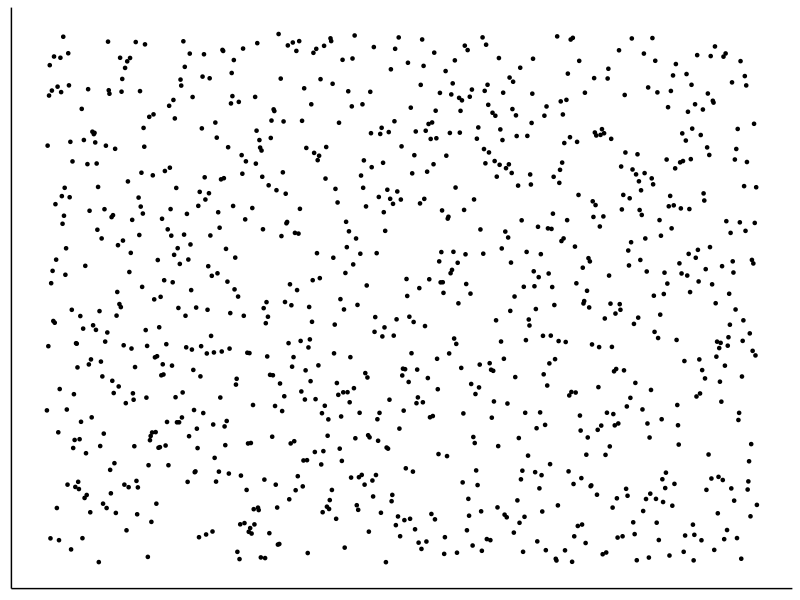
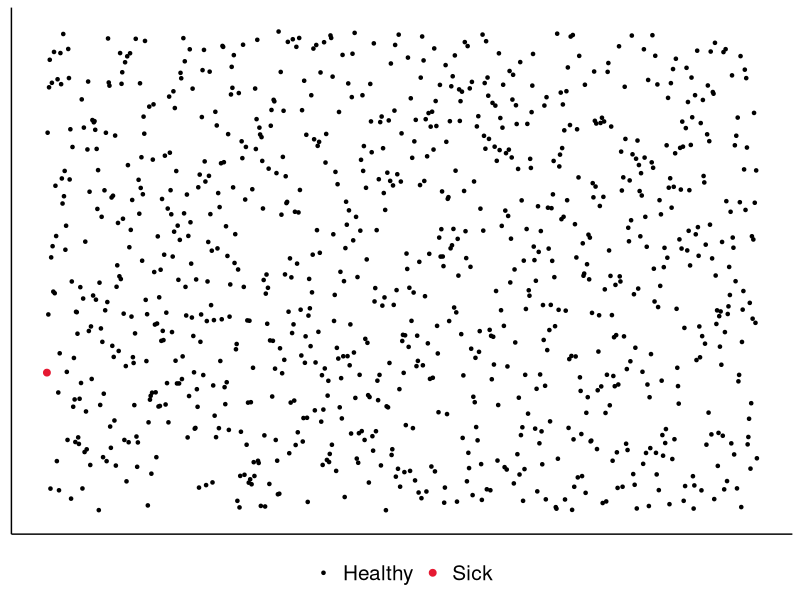
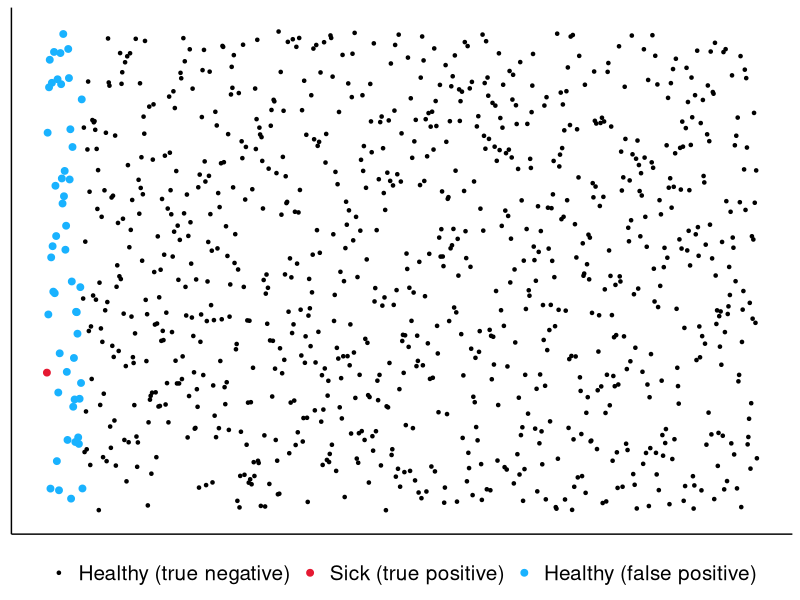
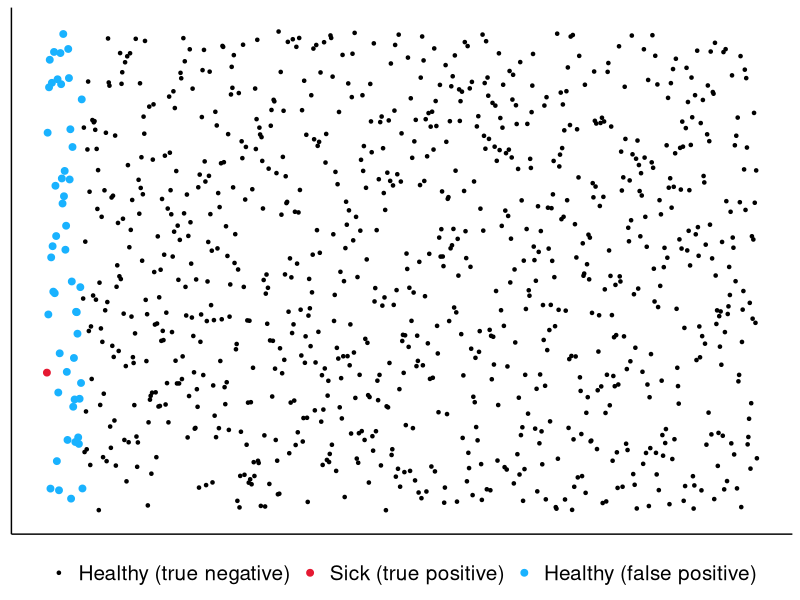
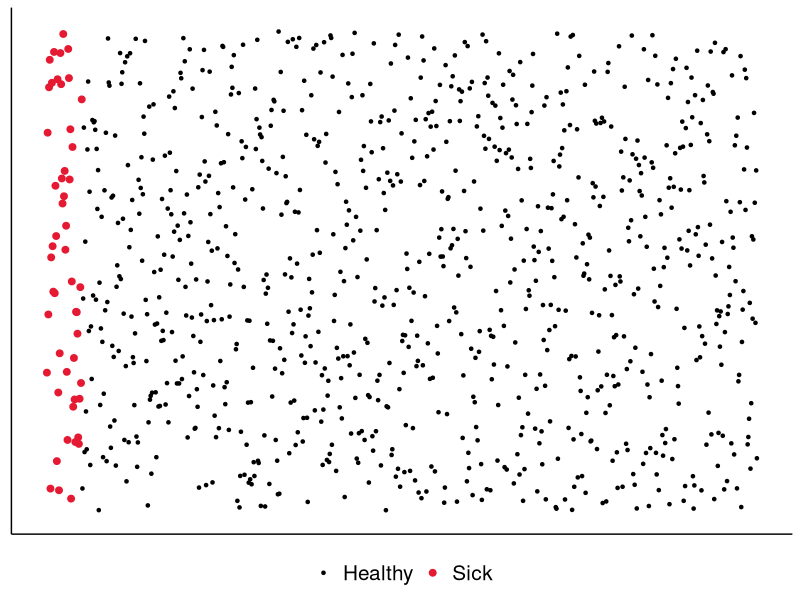
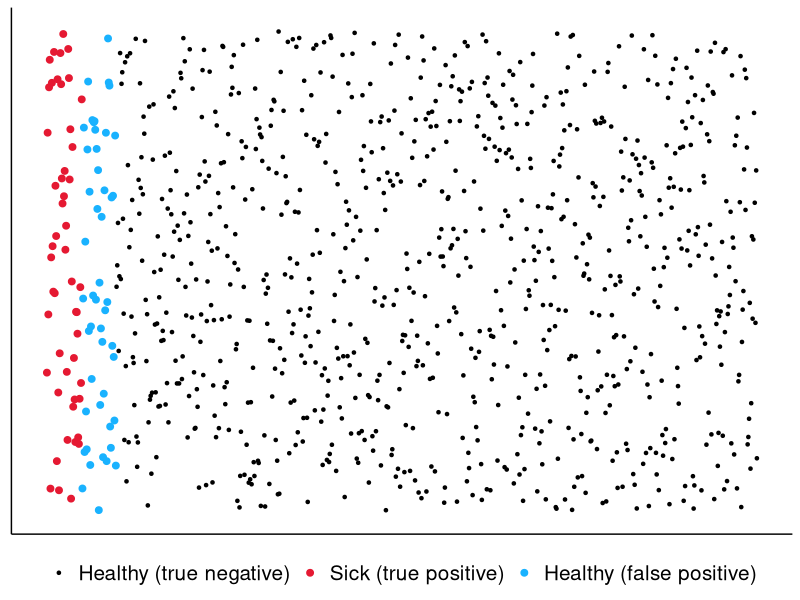
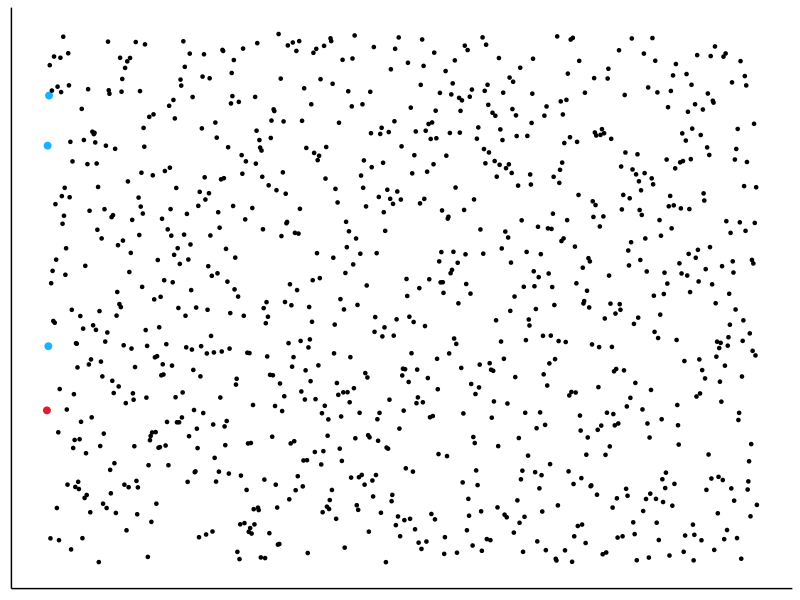
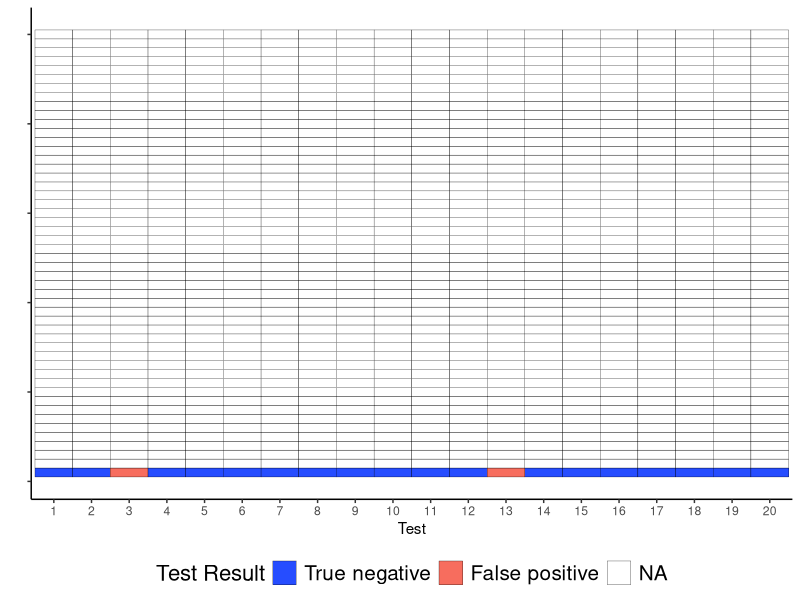

Reproduce these figures in R, in order.
## ---- chunk 1
library(tidyverse)
set.seed(123)
rand_nums = runif(1000, 0, 20)
x = seq(1,1000,1)

color_ind = c(1, rep(0, 999))

df = bind_cols(y = rand_nums, x = x) 

df %>% 
  ggplot(aes(x = x, y = y)) + 
  geom_point(size = .9) + 
  theme_classic()+
  theme(axis.text = element_blank(),
        axis.title = element_blank(),
        axis.ticks = element_blank())

  
## ---- chunk 2
color_ind2 = c(1, rep(0, 999))
df %>% 
  bind_cols(color = color_ind2) %>% 
  ggplot(aes(x = x, y = y, color = as.factor(color), size = as.factor(color))) + 
  geom_point() + 
  scale_color_manual(values = c("0" = "black", "1" = "#E51932"), labels = c("Healthy", "Sick"))+
  scale_size_manual(values = c("1"= 2, "0" = .9), labels = c("Healthy", "Sick"))+
  theme_classic()+
  theme(axis.text = element_blank(),
        axis.title = element_blank(),
        axis.ticks = element_blank(),
        legend.position = "bottom",
        legend.title = element_blank(),
        legend.text = element_text(size = 15))


## ---- chunk 3
color_ind2 = c(1, rep(2, 50), rep(0, 949))
df %>% 
  bind_cols(color = color_ind2) %>% 
  ggplot(aes(x = x, y = y, color = as.factor(color), size = as.factor(color))) + 
  geom_point() + 
  scale_color_manual(values = c("0" = "black", "1" = "#E51932", "2" = "#19B2FF"),
                     labels = c("Healthy (true negative)", "Sick (true positive)", "Healthy (false positive)"))+
  scale_size_manual(values = c("0" = 0.9, "1" = 2, "2" = 2),
                    labels = c("Healthy (true negative)", "Sick (true positive)", "Healthy (false positive)"))+
  theme_classic()+
  theme(axis.text = element_blank(),
        axis.title = element_blank(),
        axis.ticks = element_blank(),
        legend.position = "bottom",
        legend.title = element_blank(),
        legend.text = element_text(size = 15))

## ---- chunk 4
color_ind2 = c(1, rep(2, 50), rep(0, 949))
df %>% 
  bind_cols(color = color_ind2) %>% 
  ggplot(aes(x = x, y = y, color = as.factor(color), size = as.factor(color))) + 
  geom_point() + 
  scale_color_manual(values = c("0" = "black", "1" = "#E51932", "2" = "#19B2FF"),
                     labels = c("Healthy (true negative)", "Sick (true positive)", "Healthy (false positive)"))+
  scale_size_manual(values = c("0" = 0.9, "1" = 2, "2" = 2),
                    labels = c("Healthy (true negative)", "Sick (true positive)", "Healthy (false positive)"))+
  theme_classic()+
  theme(axis.text = element_blank(),
        axis.title = element_blank(),
        axis.ticks = element_blank(),
        legend.position = "bottom",
        legend.title = element_blank(),
        legend.text = element_text(size = 15))

## ---- chunk 5

color_ind2 = c(rep(1, 50), rep(0, 950))
df %>% 
  bind_cols(color = color_ind2) %>% 
  ggplot(aes(x = x, y = y, color = as.factor(color), size = as.factor(color))) + 
  geom_point() + 
  scale_color_manual(values = c("0" = "black", "1" = "#E51932"),
                     labels = c("Healthy", "Sick"))+
  scale_size_manual(values = c("1"= 2, "0" = .9),
                    labels = c("Healthy", "Sick"))+
  theme_classic()+
 theme(axis.text = element_blank(),
        axis.title = element_blank(),
        axis.ticks = element_blank(),
        legend.position = "bottom",
        legend.title = element_blank(),
        legend.text = element_text(size = 15))

  

## ---- chunk 6

color_ind2 = c(rep(1, 50), rep(2, 48), rep(0, 902))
df %>% 
  bind_cols(color = color_ind2) %>% 
  ggplot(aes(x = x, y = y, color = as.factor(color), size = as.factor(color))) + 
  geom_point() + 
  scale_color_manual(values = c("0" = "black", "1" = "#E51932", "2" = "#19B2FF"),
                     labels = c("Healthy (true negative)", "Sick (true positive)", "Healthy (false positive)"))+
  scale_size_manual(values = c("0" = 0.9, "1" = 2, "2" = 2),
                    labels = c("Healthy (true negative)", "Sick (true positive)", "Healthy (false positive)"))+
  theme_classic()+
   theme(axis.text = element_blank(),
        axis.title = element_blank(),
        axis.ticks = element_blank(),
        legend.position = "bottom",
        legend.title = element_blank(),
        legend.text = element_text(size = 15))

## ---- chunk 7

color_ind2 = c(rep(1, 1), rep(2, 3), rep(0, 996))
df %>% 
  bind_cols(color = color_ind2) %>% 
  ggplot(aes(x = x, y = y, color = as.factor(color), size = as.factor(color))) + 
  geom_point() + 
  scale_color_manual(values = c("0" = "black", "1" = "#E51932", "2" = "#19B2FF"),
                     labels = c("Healthy (true negative)", "Sick (true positive)", "Healthy (false positive)"))+
  scale_size_manual(values = c("0" = 0.9, "1" = 2, "2" = 2),
                    labels = c("Healthy (true negative)", "Sick (true positive)", "Healthy (false positive)"))+
  theme_classic()+
  theme(axis.text = element_blank(),
        axis.title = element_blank(),
        axis.ticks = element_blank(),
        legend.position = "none")

## ---- chunk 8
set.seed(123)
df2 = 
  replicate(n = 50, rbernoulli(20, 0.05)) %>% t() %>% as.data.frame() %>% 
  mutate(id = seq(1,50,1)) %>% 
  pivot_longer(cols = -id) 
  

df2 %>% 
  mutate(value = ifelse(id==1, value, NA)) %>% 
  ggplot(aes(y = id, x = name))+
  geom_tile(aes(fill = value), col = "black")+
  theme_classic()+
  scale_x_discrete(labels=seq(1,20,1))+
  theme(axis.text.y = element_blank(),
        legend.position= "bottom",
        legend.text = element_text(size = 15),
        legend.title = element_text(size = 16))+
  labs(x = "Test", y = "")+
  scale_fill_manual(values = c("FALSE" = "#264DFF", "TRUE" = "#F76D5E"),
                    na.value = "#FFFFFF", 
                    name = "Test Result", labels = c("True negative", "False positive"))


## ---- chunk 9
df2 %>% 
  mutate(value = ifelse(id%in%c(1:2), value, NA)) %>% 
  ggplot(aes(y = id, x = name))+
  geom_tile(aes(fill = value), col = "black")+
  theme_classic()+
  scale_x_discrete(labels=seq(1,20,1))+
  theme(axis.text.y = element_blank(),
        legend.position= "bottom",
         legend.text = element_text(size = 15),
        legend.title = element_text(size = 16))+
  labs(x = "Test", y = "")+
  scale_fill_manual(values = c("FALSE" = "#264DFF", "TRUE" = "#F76D5E"),
                    na.value = "#FFFFFF", 
                    name = "Test Result", labels = c("True negative", "False positive"))
## ---- chunk 10
df2 %>% 
  mutate(value = ifelse(id%in%c(1:3), value, NA)) %>% 
  ggplot(aes(y = id, x = name))+
  geom_tile(aes(fill = value), col = "black")+
  theme_classic()+
  scale_x_discrete(labels=seq(1,20,1))+
  theme(axis.text.y = element_blank(),
        legend.position= "bottom",
         legend.text = element_text(size = 15),
        legend.title = element_text(size = 16))+
  labs(x = "Test", y = "")+
  scale_fill_manual(values = c("FALSE" = "#264DFF", "TRUE" = "#F76D5E"),
                    na.value = "#FFFFFF", 
                    name = "Test Result", labels = c("True negative", "False positive"))
## ---- chunk 11
df2 %>% 
  mutate(value = ifelse(id%in%c(1:5), value, NA)) %>% 
  ggplot(aes(y = id, x = name))+
  geom_tile(aes(fill = value), col = "black")+
  theme_classic()+
  scale_x_discrete(labels=seq(1,20,1))+
  theme(axis.text.y = element_blank(),
        legend.position= "bottom",
         legend.text = element_text(size = 15),
        legend.title = element_text(size = 16))+
  labs(x = "Test", y = "")+
  scale_fill_manual(values = c("FALSE" = "#264DFF", "TRUE" = "#F76D5E"),
                    na.value = "#FFFFFF", 
                    name = "Test Result", labels = c("True negative", "False positive"))
## ---- chunk 12
df2 %>% 
  ggplot(aes(y = id, x = name))+
  geom_tile(aes(fill = value), col = "black")+
  theme_classic()+
  scale_x_discrete(labels=seq(1,20,1))+
  theme(axis.text.y = element_blank(),
        legend.position= "bottom",
         legend.text = element_text(size = 15),
        legend.title = element_text(size = 16))+
  labs(x = "Test", y = "")+
  scale_fill_manual(values = c("FALSE" = "#264DFF", "TRUE" = "#F76D5E"),
                    na.value = "#FFFFFF", 
                    name = "Test Result", labels = c("True negative", "False positive"))
## ---- chunk 13

set.seed(123)
sample = 
  bind_cols(men = rnorm(10, mean = 27, sd = 5),
            women = rnorm(10, mean = 22.5, sd = 4),
            n = rep(10, 10)) %>% 
  bind_rows(bind_cols(men = rnorm(50, mean = 27, sd = 5),
            women = rnorm(50, mean = 22.5, sd = 4),
            n = rep(50, 50))) %>% 
  bind_rows(bind_cols(men = rnorm(100, mean = 27, sd = 5),
            women = rnorm(100, mean = 22.5, sd = 4),
            n = rep(100, 100))) %>% 
  bind_rows(bind_cols(men = rnorm(200, mean = 27, sd = 5),
            women = rnorm(200, mean = 22.5, sd = 4),
            n = rep(200, 200))) %>% 
  bind_rows(bind_cols(men = rnorm(1000, mean = 27, sd = 5),
            women = rnorm(1000, mean = 22.5, sd = 4),
            n = rep(1000, 1000)))
labs = paste("n =", c(10, 50, 100, 200, 1000))
names(labs) = c(10,50,100,200,1000)

pvals = 
  sample %>% 
  group_by(n) %>% 
  summarize(p = format.pval(t.test(men, women)$p.value, digits = 2))
sample %>% 
  pivot_longer(men:women) %>% 
  ggplot(aes(x = value))+
  geom_density(aes(fill = name, color = name), alpha = .8)+
  facet_wrap(.~n, nrow = 1, labeller = labeller(n = labs))+
  theme_bw()+
  scale_color_manual(values = c("men" = "#FF7F00", "women" = "#654CFF"),
                     labels = c("Men: mean = 27.5mm", "Women: mean = 22mm"),
                     name = "")+
   scale_fill_manual(values = c("men" = "#FF7F00", "women" = "#654CFF"),
                     labels = c("Men: mean = 27.5mm", "Women: mean = 22mm"),
                     name = "")+
  theme(legend.position = "bottom",
        legend.text = element_text(size = 15),
        strip.text = element_text(size = 15),
        axis.title = element_text(size = 16))+
  labs(x = "Aneurysm Diameter (mm)", y = "Density")+
  geom_label(data = pvals, aes(x = 25, y = .12, label = paste0("p = ", p)))
  

## ---- chunk 14
set.seed(123)

df = bind_cols(men = rnorm(1000, mean = 22, sd = 2),
            women = rnorm(1000, mean = 22.5, sd = 2))
p = format.pval(t.test(df$men, df$women)$p.value, digits = 2)
df %>% 
  pivot_longer(cols = everything()) %>% 
  ggplot(aes(x = value))+
  geom_density(aes(fill = name, color = name), alpha = .8)+
  # facet_wrap(.~n, nrow = 1, labeller = labeller(n = labs))+
  theme_bw()+
  scale_color_manual(values = c("men" = "#860086", "women" = "#008600"),
                     labels = c("Group 1: mean = 22mm", "Group 2: mean = 22.5mm"),
                     name = "")+
   scale_fill_manual(values = c("men" = "#860086", "women" = "#008600"),
                      labels = c("Group 1: mean = 22mm", "Group 2: mean = 22.5mm"),
                     name = "")+
  theme(legend.position = "bottom",
        legend.text = element_text(size = 15),
        strip.text = element_text(size = 15),
        axis.title = element_text(size = 16),
        plot.title = element_text(size = 16))+
  labs(x = "Aneurysm Diameter (mm)", y = "Density", title = paste0("P value = ", p))+
  scale_x_continuous(breaks=seq(15,30,2))
  # geom_label(data = pvals, aes(x = 25, y = .12, label = paste0("p = ", p)))

## ---- chunk 15
set.seed(123)
df = bind_cols(men = rnorm(50, mean = 22, sd = 8),
            women = rnorm(50, mean = 27, sd = 8))
p = format.pval(t.test(df$men, df$women)$p.value, digits = 2)
df %>% 
  pivot_longer(cols = everything()) %>% 
  ggplot(aes(x = value))+
  geom_density(aes(fill = name, color = name), alpha = .8)+
  # facet_wrap(.~n, nrow = 1, labeller = labeller(n = labs))+
  theme_bw()+
  scale_color_manual(values = c("men" = "#860086", "women" = "#008600"),
                     labels = c("Group 1: mean = 22mm", "Group 2: mean = 27mm"),
                     name = "")+
   scale_fill_manual(values = c("men" = "#860086", "women" = "#008600"),
                      labels = c("Group 1: mean = 22mm", "Group 2: mean = 27mm"),
                     name = "")+
  theme(legend.position = "bottom",
        legend.text = element_text(size = 15),
        strip.text = element_text(size = 15),
        axis.title = element_text(size = 16),
        plot.title = element_text(size = 16))+
  labs(x = "Aneurysm Diameter (mm)", y = "Density", title = paste0("P value = ", p))+
  scale_x_continuous(breaks=seq(0,100,2))
